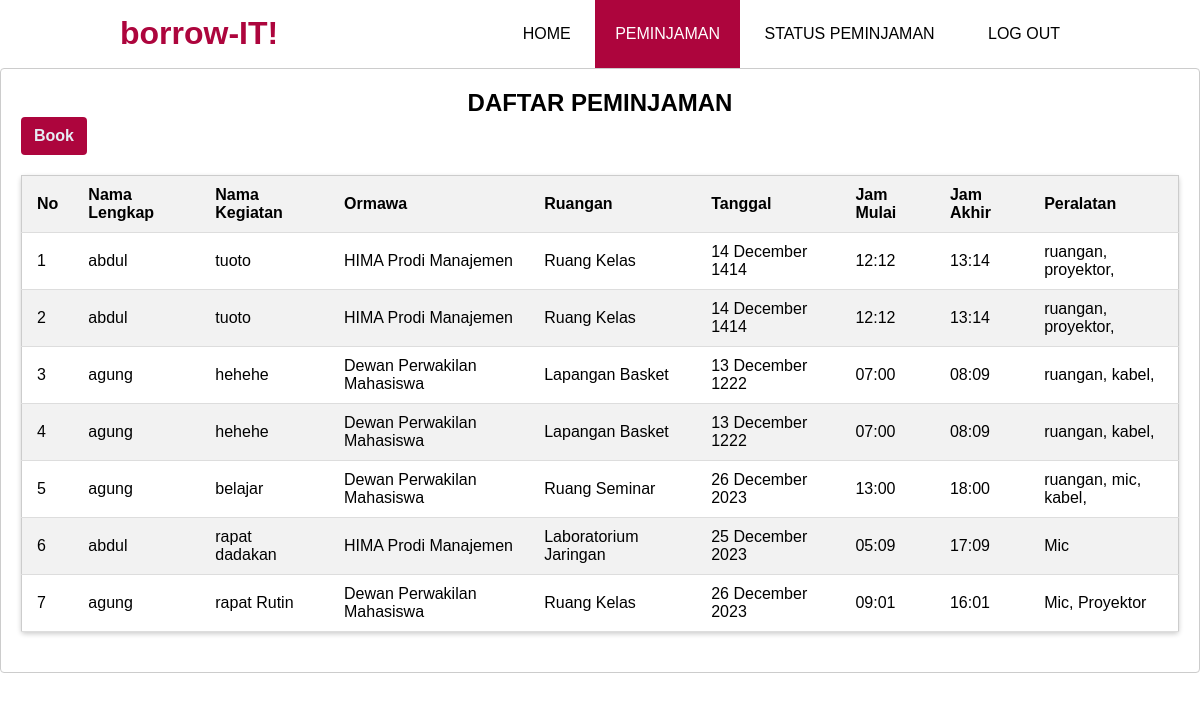
Screenshot of /public/home/peminjaman (signed in) with the database file from the repository.
### tables this page shows
CREATE TABLE `peminjaman` (
  `id_peminjaman` int(10) NOT NULL,
  `nama_kegiatan` varchar(30) NOT NULL,
  `tanggal` date NOT NULL,
  `jam_mulai` time(6) NOT NULL,
  `jam_berakhir` time(6) NOT NULL,
  `peralatan` text NOT NULL,
  `id_mahasiswa` int(255) NOT NULL,
  `id_ruangan` char(10) NOT NULL,
  `status` varchar(50) NOT NULL
);

CREATE TABLE `mahasiswa` (
  `id_mahasiswa` int(255) NOT NULL,
  `nama_mahasiswa` varchar(30) NOT NULL,
  `password` varchar(255) NOT NULL,
  `nim_mahasiswa` char(12) NOT NULL,
  `id_organisasi` int(255) NOT NULL
);

CREATE TABLE `organisasi` (
  `id_organisasi` int(255) NOT NULL,
  `nama_organisasi` varchar(30) NOT NULL
);

CREATE TABLE `ruangan` (
  `id_ruangan` char(10) NOT NULL,
  `nama_ruangan` varchar(30) NOT NULL
);

### app/core/Controller.php (called while the page is built, shortened)
<?php
class Controller
{
    public function view($view, $data = [])
    {
        $data = $data;
        require_once '../app/views/' . $view . '.php';
    }
    public function model($model)
    {
        return new $model;
    }
}

### app/controllers/Home.php (called while the page is built, shortened)
<?php
class Home extends Controller
{
  public function peminjaman()
  {
    $data["list"] = array_reverse($this->model('peminjaman')->getListPeminjaman());
    $this->view('home/listpeminjam', $data);
  }
}

### app/core/App.php (called while the page is built, shortened)
<?php
class App {
    protected $url;
    protected $controller = DEFAULT_CONTROLLER;
    protected $method = DEFAULT_METHOD;
    protected $params = [];
    public function __construct()
    {
        call_user_func_array([$this->controller, $this->method], $this->params);
    }
    private function setController()
    {
        if ( isset($this->url[0]) ) {
            $controller = ucfirst($this->url[0]);
            if( file_exists('../app/controllers/' . $controller . '.php') ) {
                $this->controller = $controller;
            }
        }
        $this->controller = new $this->controller;
    }
    private function setMethod()
    {
        if( isset($this->url[1]) ) {
            if( method_exists($this->controller, $this->url[1]) ) {
                $this->method = $this->url[1];
            }
        }
    }
    public function parseURL()
    {
        if( isset($_GET['url']) ) {
            $url = rtrim($_GET['url'], '/');
            $url = filter_var($url, FILTER_SANITIZE_URL);
            $url = explode('/', $url);
            $this->url = $url;
        }
    }
}

### public/index.php (called while the page is built, shortened)
<?php
$app = new App;

### app/core/Database.php (called while the page is built, shortened)
<?php
class Database
{
    private $host = DB_HOST;
    private $user = DB_USER;
    private $pass = DB_PASS;
    private $db_name = DB_NAME;
    private $dbh;
    private $stmt;
    public function __construct()
    {
        $dsn = 'mysql:host=' . $this->host . ';dbname=' . $this->db_name;
        $option = [
            PDO::ATTR_PERSISTENT => true,
            PDO::ATTR_ERRMODE => PDO::ERRMODE_EXCEPTION
        ];
        try {
            $this->dbh = new PDO($dsn, $this->user, $this->pass, $option);
        } catch (PDOException $e) {
            die($e->getMessage());
        }
    }
    public function query($query)
    {
        $this->stmt = $this->dbh->prepare($query);
    }
    public function execute()
    {
        $this->stmt->execute();
    }
    public function resultSet()
    {
        $this->execute();
        return $this->stmt->fetchAll(PDO::FETCH_ASSOC);
    }
}

### app/models/peminjaman.php (called while the page is built, shortened)
<?php
class peminjaman
{
  private $db;
  public function __construct()
  {
    $this->db = new Database;
  }
  public function getListPeminjaman()
  {
    $query =
      "SELECT id_peminjaman,nama_mahasiswa,nama_kegiatan,nama_organisasi,nama_ruangan,tanggal,jam_mulai,jam_berakhir,peralatan,status
      FROM `peminjaman`
      LEFT JOIN `mahasiswa`
      ON peminjaman.id_mahasiswa = mahasiswa.id_mahasiswa
      LEFT JOIN `organisasi`
      ON mahasiswa.id_organisasi = organisasi.id_organisasi
      LEFT JOIN `ruangan`
      on peminjaman.id_ruangan = ruangan.id_ruangan
      WHERE `status`='PENDING' OR `status` = 'ACCEPTED' ;";
    $this->db->query($query);
    return $this->db->resultSet();
  }
}

### app/views/home/listpeminjam.php (the view, shortened to what this page needs)
<!DOCTYPE html>
<html lang="en">
<head>
  <link rel="stylesheet" type="text/css" href="css/dashboard.css" />
  <link rel="stylesheet" href="css/daftarpeminjaman.css" />
</head>
<body>
  <header>
    <div class="container">
      <h1><a>borrow-IT!</a></h1>
      <ul>
        <li><a href="home/dashboard">HOME</a></li>
        <li class="active"><a href="home/peminjaman">PEMINJAMAN</a></li>
        <li><a href="home/status">STATUS PEMINJAMAN</a></li>
        <li>
          <a id="logoutLink">LOG OUT</a>
        </li>
      </ul>
    </div>
  </header>
  <div class=" newsletter mt-5 wow fadeIn" data-wow-delay="0.1s">
    <div class="row justify-content-center">
      <div class="col-lg-10 border rounded p-1">
        <div class="border rounded text-center p-1">
          <div class="bg-white rounded text-center p-5">
            <h4 class="text-primary">
              DAFTAR <span class="text-primary">PEMINJAMAN</span>
            </h4>
            <button class="btn btn-primary" onclick="window.location.href = '<?= BASEURL ?>home/book'">Book</button>
            <div class="container-fluid">
              <table class="table table-striped">
                <thead>
                  <tr>
                    <th>No</th>
                    <th>Nama Lengkap</th>
                    <th>Nama Kegiatan</th>
                    <th>Ormawa</th>
                    <th>Ruangan</th>
                    <th>Tanggal</th>
                    <th>Jam Mulai</th>
                    <th>Jam Akhir</th>
                    <th>Peralatan</th>
                  </tr>
                </thead>
                <tbody>
                  <?php foreach ($data['list'] as $key => $value) : ?>
                    <tr>
                      <td><?= $key + 1 ?></td>
                      <td><?= $value['nama_mahasiswa'] ?></td>
                      <td><?= $value['nama_kegiatan'] ?></td>
                      <td><?= $value['nama_organisasi'] ?></td>
                      <td><?= $value['nama_ruangan'] ?></td>
                      <td><?= date_format(date_create($value['tanggal']), "d F Y") ?></td>
                      <td><?= date('H:i', strtotime($value['jam_mulai'])) ?></td>
                      <td><?= date('H:i', strtotime($value['jam_berakhir'])) ?></td>
                      <td><?= $value['peralatan'] ?></td>
                    </tr>
                  <?php endforeach; ?>
                </tbody>
              </table>
            </div>
          </div>
        </div>
      </div>
    </div>
  </div>
</body>
</html>

### public/css/dashboard.css (style rules this page uses)
* { padding: 0; margin: 0; font-family: sans-serif; }
a { color: inherit; text-decoration: none; }
.container { width: 80%; margin: 0 auto; }
.container:after { content: ""; display: block; clear: both; }
header h1 { float: left; padding: 15px 0; color: #ad053d; }
header ul { float: right; }
header ul li { display: inline-block; }
header ul li a { padding: 25px 20px; display: inline-block; }
.active { background-color: #ad053d; color: #fff; }

### public/css/daftarpeminjaman.css (style rules this page uses)
table.table { width: 100%; border-collapse: collapse; margin: 20px 0; background-color: #fff; border: 1px solid #ccc; border-radius: 4px; box-shadow: 0 2px 5px rgba(0, 0, 0, 0.2); }
table.table th, table.table td { padding: 10px 15px; text-align: left; border-bottom: 1px solid #ddd; }
table.table thead { background-color: #f2f2f2; }
table.table th { font-weight: bold; }
table.table tbody tr:nth-child(even) { background-color: #f2f2f2; }
h4.text-primary { font-size: 24px; text-align: center; }
.bg-white { background-color: #fff; border: 1px solid #ccc; border-radius: 4px; padding: 20px; }
.btn { display: inline-block; font-weight: bold; color: #e6edf4; background-color: #ad053d; text-align: center; vertical-align: middle; -webkit-user-select: none; -moz-user-select: none; -ms-user-select: none; user-select: none; border: 1px solid transparent; padding: 0.375rem 0.75rem; font-size: 1rem; line-height: 1.5; border-radius: 0.25rem; transition: color 0.15s ease-in-out, background-color 0.15s ease-in-out, border-color 0.15s ease-in-out, box-shadow 0.15s ease-in-out; }

### rows the page displays
peminjaman: id_mahasiswa.nama_mahasiswa "abdul", nama_kegiatan "tuoto", organisasi.nama_organisasi "HIMA Prodi Manajemen", id_ruangan.nama_ruangan "Ruang Kelas", tanggal "14 December 1414", jam_mulai "12:12", jam_berakhir "13:14", peralatan "ruangan, proyektor,"
peminjaman: id_mahasiswa.nama_mahasiswa "abdul", nama_kegiatan "tuoto", organisasi.nama_organisasi "HIMA Prodi Manajemen", id_ruangan.nama_ruangan "Ruang Kelas", tanggal "14 December 1414", jam_mulai "12:12", jam_berakhir "13:14", peralatan "ruangan, proyektor,"
peminjaman: id_mahasiswa.nama_mahasiswa "agung", nama_kegiatan "hehehe", organisasi.nama_organisasi "Dewan Perwakilan Mahasiswa", id_ruangan.nama_ruangan "Lapangan Basket", tanggal "13 December 1222", jam_mulai "07:00", jam_berakhir "08:09", peralatan "ruangan, kabel,"
peminjaman: id_mahasiswa.nama_mahasiswa "agung", nama_kegiatan "hehehe", organisasi.nama_organisasi "Dewan Perwakilan Mahasiswa", id_ruangan.nama_ruangan "Lapangan Basket", tanggal "13 December 1222", jam_mulai "07:00", jam_berakhir "08:09", peralatan "ruangan, kabel,"
peminjaman: id_mahasiswa.nama_mahasiswa "agung", nama_kegiatan "belajar", organisasi.nama_organisasi "Dewan Perwakilan Mahasiswa", id_ruangan.nama_ruangan "Ruang Seminar", tanggal "26 December 2023", jam_mulai "13:00", jam_berakhir "18:00", peralatan "ruangan, mic, kabel,"
peminjaman: id_mahasiswa.nama_mahasiswa "abdul", nama_kegiatan "rapat dadakan", organisasi.nama_organisasi "HIMA Prodi Manajemen", id_ruangan.nama_ruangan "Laboratorium Jaringan", tanggal "25 December 2023", jam_mulai "05:09", jam_berakhir "17:09", peralatan "Mic"
peminjaman: id_mahasiswa.nama_mahasiswa "agung", nama_kegiatan "rapat Rutin", organisasi.nama_organisasi "Dewan Perwakilan Mahasiswa", id_ruangan.nama_ruangan "Ruang Kelas", tanggal "26 December 2023", jam_mulai "09:01", jam_berakhir "16:01", peralatan "Mic, Proyektor"
